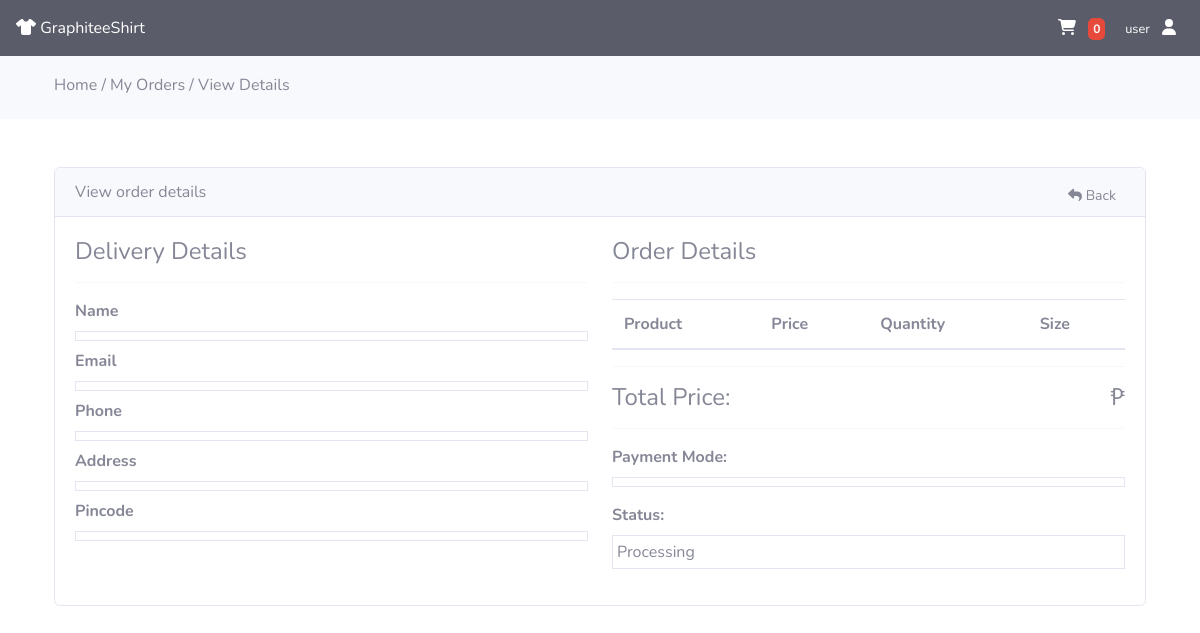
Page /view-order.php?t=GraphShirt55776875 (signed in) on the earlier database version.
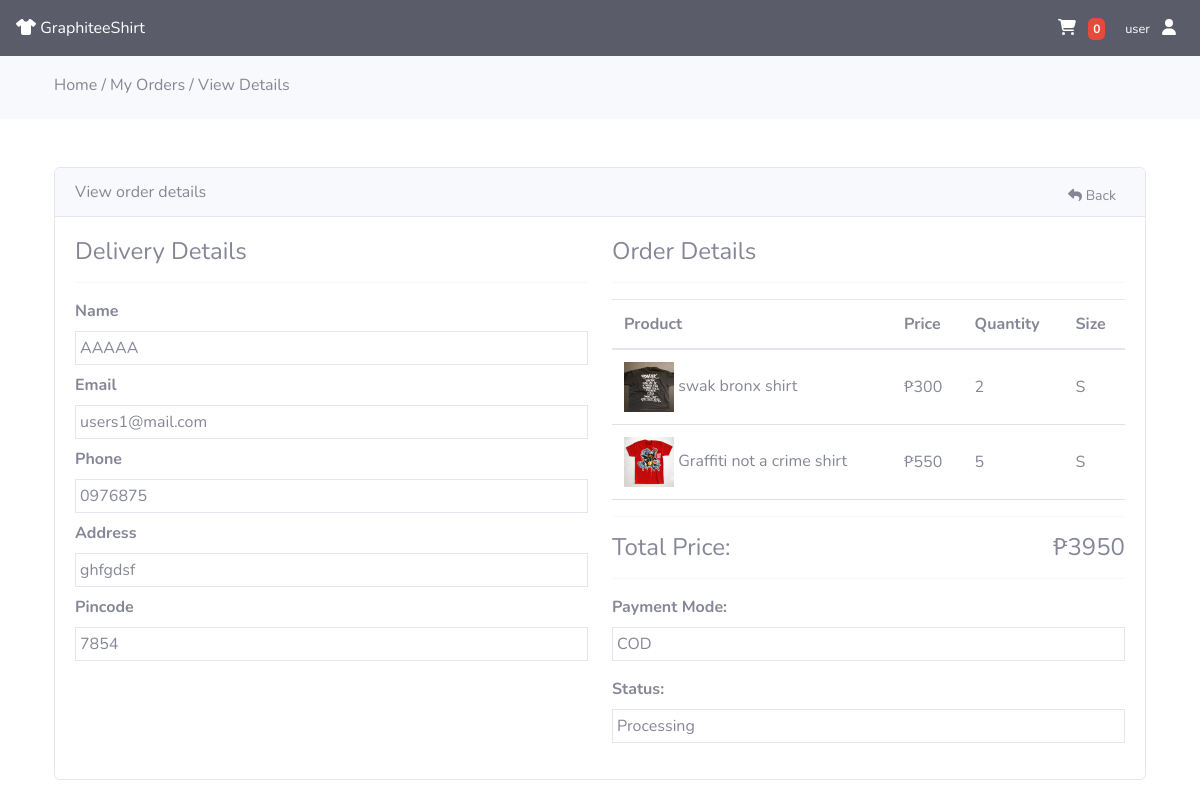
Same page on the later database version.
### tables this page shows
CREATE TABLE `orders` (
  `id` int(11) NOT NULL,
  `tracking_id` varchar(255) NOT NULL,
  `user_id` int(255) NOT NULL,
  `name` varchar(255) NOT NULL,
  `email` varchar(255) NOT NULL,
  `phone` varchar(255) NOT NULL,
  `address` mediumtext NOT NULL,
  `pincode` int(255) NOT NULL,
  `total_price` int(255) NOT NULL,
  `payment_mode` varchar(255) NOT NULL,
  `payment_id` varchar(255) DEFAULT NULL,
  `status` tinyint(4) NOT NULL DEFAULT 0,
  `comments` varchar(255) DEFAULT NULL,
  `created_at` timestamp NOT NULL DEFAULT current_timestamp()
);

CREATE TABLE `products` (
  `id` int(11) NOT NULL,
  `code` varchar(50) DEFAULT NULL,
  `name` varchar(255) NOT NULL,
  `size` varchar(10) NOT NULL DEFAULT 'S',
  `color` varchar(50) NOT NULL DEFAULT 'black',
  `slug` varchar(255) NOT NULL,
  `image` varchar(255) NOT NULL,
  `description` text NOT NULL,
  `price` int(11) NOT NULL,
  `quantity` int(11) NOT NULL,
  `max_quantity` int(11) NOT NULL DEFAULT 20
);

CREATE TABLE `order_items` (
  `id` int(11) NOT NULL,
  `order_id` int(255) NOT NULL,
  `prod_id` int(255) NOT NULL,
  `qty` int(255) NOT NULL,
  `price` int(255) NOT NULL,
  `created_at` timestamp NOT NULL DEFAULT current_timestamp(),
  `size` varchar(255) NOT NULL
);

### classes/viewproductModel.php (called while the page is built, shortened)
<?php
class viewproducts extends connection
{
    function checkTracking($tracking_no)
    {
        $userId = $_SESSION['userid'];
        $sql = "SELECT * FROM orders WHERE tracking_id ='$tracking_no' AND user_id = '$userId'";
        $stmt = $this->connect()->prepare($sql);
        $stmt->execute();
        return $stmt;
    }
    function displayOrder($tracking_no)
    {
        $userId = $_SESSION['userid'];
        $sql = "SELECT o.id AS oid, o.tracking_id,o.user_id, oi.*,p.* FROM orders o, order_items oi, products p WHERE o.user_id = '$userId' AND
        oi.order_id=o.id AND p.id=oi.prod_id AND o.tracking_id='$tracking_no'";
        $stmt = $this->connect()->prepare($sql);
        $stmt->execute();
        return $stmt;
    }
}

### classes/connectiondb.php (called while the page is built, shortened)
<?php
class connection
{
    protected function connect()
    {
        try {
            $servername = "localhost";
            $username = "root";
            $password = "";
            $conn = new PDO("mysql:host=$servername;dbname=ooplogin", $username, $password);
            $conn->setAttribute(PDO::ATTR_ERRMODE, PDO::ERRMODE_EXCEPTION);
            return $conn;
        } catch (PDOException $e) {
            echo "Connection failed: " . $e->getMessage();
            die();
        }
    }
}

### view-order.php (the view, shortened to what the changed rows need)
<?php
include "classes/connectiondb.php";
include "classes/viewproductModel.php";
if (isset($_GET['t'])) {
    $tracking_no = $_GET['t'];
    $checkTrackingID = new viewproducts();
    $result = $checkTrackingID->checkTracking($tracking_no);
?>
    <?php
} else {
    ?>
    <h4>Something went wrong</h4>
<?php
    die();
}
$data = $result->fetchAll(PDO::FETCH_ASSOC);
?>
<!DOCTYPE html>
<html lang="en">
<head>
    <link href="https://cdn.jsdelivr.net/npm/bootstrap@5.2.0/dist/css/bootstrap.min.css" rel="stylesheet">
    <link href="vendors/fontawesome-free/css/all.min.css" rel="stylesheet" type="text/css">
    <link href="dashboard/css/sb-admin-2.min.css" rel="stylesheet">
    <link href="vendors/datatables/dataTables.bootstrap4.min.css" rel="stylesheet">
    <link rel="stylesheet" href="https://cdnjs.cloudflare.com/ajax/libs/font-awesome/6.1.2/css/all.min.css">
    <link rel="stylesheet" href="//cdn.jsdelivr.net/npm/alertifyjs@1.13.1/build/css/alertify.min.css" />
</head>
<body>
    <div class="row">
        <div class="py-5">
            <div class="container">
                <div class="card">
                    <div class="row">
                        <div class="col-md-12">
                            <div class="card-body">
                                <div class="row">
                                    <div class="col-md-6">
                                        <div class="row">
                                            <div class="col-md-12 mb-2">
                                                <label class="fw-bold">Name</label>
                                                <div class="border p-1">
                                                    <?= $data[0]["name"]; ?>
                                                </div>
                                            </div>
                                            <div class="col-md-12 mb-2">
                                                <label class="fw-bold">Email</label>
                                                <div class="border p-1">
                                                    <?= $data[0]["email"]; ?>
                                                </div>
                                            </div>
                                            <div class="col-md-12 mb-2">
                                                <label class="fw-bold">Phone</label>
                                                <div class="border p-1">
                                                    <?= $data[0]["phone"]; ?>
                                                </div>
                                            </div>
                                            <div class="col-md-12 mb-2">
                                                <label class="fw-bold">Address</label>
                                                <div class="border p-1">
                                                    <?= $data[0]["address"]; ?>
                                                </div>
                                            </div>
                                            <div class="col-md-12 mb-2">
                                                <label class="fw-bold">Pincode</label>
                                                <div class="border p-1">
                                                    <?= $data[0]["pincode"]; ?>
                                                </div>
                                            </div>
                                        </div>
                                    </div>
                                    <div class="col-md-6">
                                        <h4>Order Details</h4>
                                        <hr>
                                        <table class="table">
                                            <thead>
                                                <tr>
                                                    <th>Product</th>
                                                    <th>Price</th>
                                                    <th>Quantity</th>
                                                    <th>Size</th>
                                                </tr>
                                            </thead>
                                            <tbody>
                                                <?php
                                                $order = new viewproducts();
                                                $orderItems = $order->displayOrder($tracking_no);
                                                if ($orderItems->rowCount() > 0) {
                                                    foreach ($orderItems as $items) {
                                                ?>
                                                        <tr>
                                                            <td class="align-middle">
                                                                <img src="uploads/<?= $items['image']; ?>" width="50px" height="50px" alt="<?= $items['name']; ?>">
                                                                <?= $items['name']; ?>
                                                            </td>
                                                            <td class="align-middle">
                                                                ₱<?= $items['price']; ?>
                                                            </td>
                                                            <td class="align-middle">
                                                                <?= $items['qty']; ?>
                                                            </td>
                                                            <td class="align-middle">
                                                                <?= $items['size']; ?>
                                                            </td>
                                                        </tr>
                                                <?php
                                                    }
                                                }
                                                ?>
                                            </tbody>
                                        </table>
                                        <hr>
                                        <h4>Total Price: <span class="float-end">₱<?= $data[0]['total_price']; ?></span></h4>
                                        <hr>
                                        <label class="fw-bold">Payment Mode:</label>
                                        <div class="border p-1 mb-3">
                                            <?= $data[0]['payment_mode']; ?>
                                        </div>
                                        <label class="fw-bold">Status:</label>
                                        <div class="border p-1 mb-3">
                                            <?php
                                            if ($data[0]['status'] == 0) {
                                                echo "Processing";
                                            } else if ($data[0]['status'] == 1) {
                                                echo "Completed";
                                            } else if ($data[0]['status'] == 2) {
                                                echo "Cancelled ";
                                            }
                                            ?>
                                        </div>
                                    </div>
                                </div>
                            </div>
                        </div>
                    </div>
                </div>
            </div>
        </div>
</body>
</html>

Differences in the rows shown:
added orders: name "AAAAA", email "users1@mail.com", phone "0976875", address "ghfgdsf", pincode "7854", products.image (picture), products.name "swak bronx shirt", products.price "300", order_items.qty "2", products.size "S", products.name "Graffiti not a crime shirt", products.price "550", order_items.qty "5", total_price "3950", payment_mode "COD"
